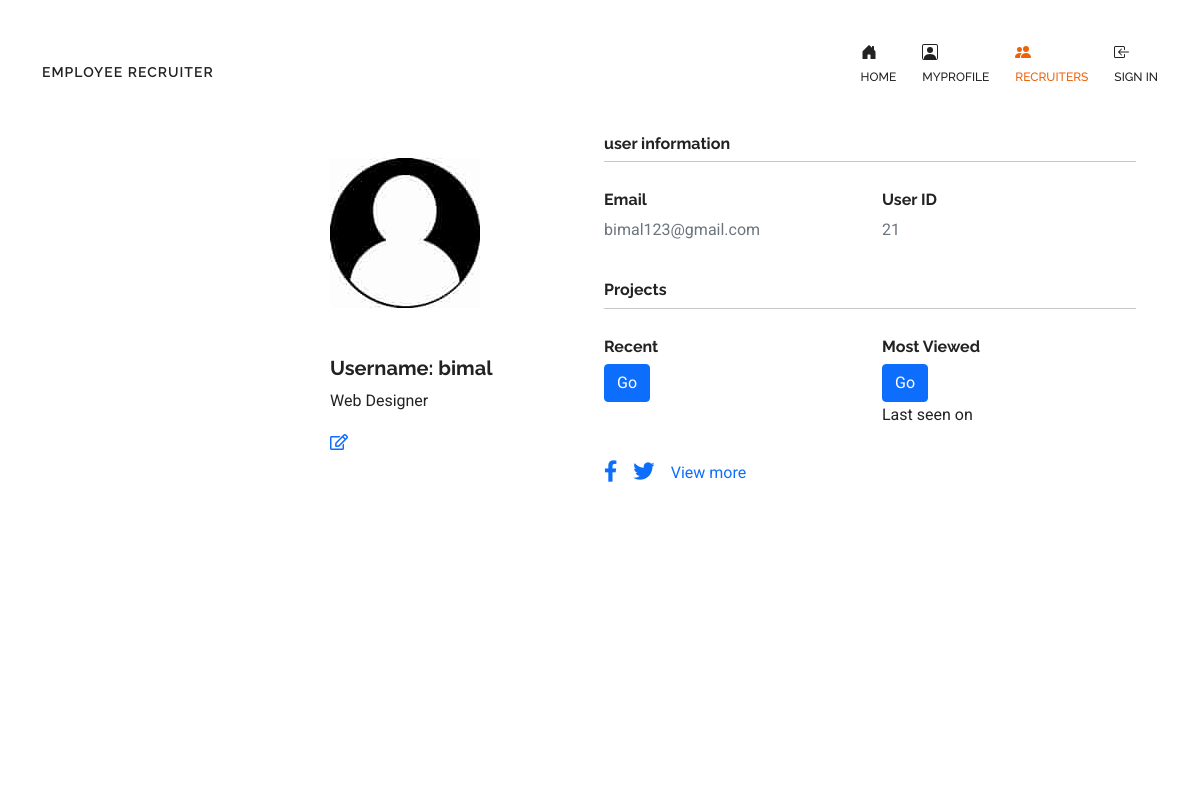
/recruiters, run on the app's committed database.
### app.py (models this page shows, shortened)
class User(UserMixin, db.Model):
    id = db.Column(db.Integer, primary_key=True)
    username = db.Column(db.String(15),unique=True)
    email = db.Column(db.String(50),unique=True)
    password = db.Column(db.String(80))
    image_file = db.Column(db.String(20), nullable=False, default="download.jpg")
    phonenumber = db.Column(db.String(50),unique=True)
    address = db.Column(db.String(50),unique=True)
    usertype = db.Column(db.String(50),unique=True)
    messages_sent = db.relationship(
        'Message',
        foreign_keys='Message.sender_id',
        backref='author',
        lazy='dynamic')
    messages_received = db.relationship(
        'Message',
        foreign_keys='Message.recipient_id',
        backref='recipient',
        lazy='dynamic')
    last_message_read_time = db.Column(db.DateTime)

### app.py (the view)
@app.route('/recruiters',methods=["GET", "POST"])
def rview():
    users = User.query.all()
    return render_template("rec.html",users=users)

### templates/rec.html (shortened to what this page needs)
{% extends "base.html" %}
{% block content %}
<header class="header-content">
  <nav class="navbar navbar-expand-lg navbar-light">
     <div class="container">
      <a class="navbar-brand logo" href="#">Employee recruiter</a>
        <div class="collapse navbar-collapse" id="navbarCollapse">
           <ul class="navbar-nav main">
              <li class="nav-item">
                 <a href="{{ url_for('index') }}" class="nav-link"> <br>Home</a>
              </li>
              <li class="nav-item">
               <a href="{{ url_for('Myprofile') }}" class="nav-link"><br>MyProfile</a>
            </li>
          <li class="nav-item">
           <a href="{{ url_for('rview') }}" class="nav-link active "><br>recruiters</a>
        </li>
       <li class="nav-item">
        <a href="{{ url_for('login') }}" class="nav-link"><br>sign in</a>
     </li>
       </ul>
        </div>
     </div>
  </nav>
</header>
<div class="split right">
    {% for user in users%}
     {% if user.usertype=="user as recruiter"%}
     <div class="row g-0" style="margin-left:30px;">
        <div class="col"
          style="border-top-left-radius: .5rem; border-bottom-left-radius: .5rem;">
          <img src="static\profilepic\{{user.image_file}}  "
            alt="Avatar" class="img-fluid my-5" style="width: 150px; align-items: center;" />
          <h5>Username: {{user.username}}</h5>
          <p>Web Designer</p>
        <a href="{{url_for('profileupdate')}}">  <i class="far fa-edit mb-5"></i></a>
        </div>
        <div class="col-md-8" style="margin-right:40px;">
          <div class="card-body p-4">
            <h6>user information</h6>
            <hr class="mt-0 mb-4">
            <div class="row pt-1">
              <div class="col-6 mb-3" style="padding-bottom:5px;">
                <h6>Email</h6>
                <p class="text-muted">{{user.email}}</p>
              </div>
              <div class="col-6 mb-3">
                <h6>User ID</h6>
                <p class="text-muted">{{user.id}}</p>
              </div>
            </div>
            <h6>Projects</h6>
            <hr class="mt-0 mb-4">
            <div class="row pt-1">
              <div class="col-6 mb-3">
                <h6>Recent</h6>
                <button class="btn btn-primary">Go</button>
              </div>
              <div class="col-6 mb-3">
                <h6>Most Viewed</h6>
                <button class="btn btn-primary">Go</button>
              <p>Last seen on</p>
              </div>
            </div>
            <div class="d-flex justify-content-start">
              <a href="#!"><i class="fab fa-facebook-f fa-lg me-3"></i></a>
              <a href="#!"><i class="fab fa-twitter fa-lg me-3"></i></a>
              <a href="{{url_for('view', username=user.username)}}">View more</a>
            </div>
          </div>
        </div>
      </div>
     {% endif %}
    {% endfor %}
</div>
{% endblock content%}

### static/css/style.css (style rules this page uses)
* { -webkit-box-sizing: border-box; -moz-box-sizing: border-box; -ms-box-sizing: border-box; -o-box-sizing: border-box; box-sizing: border-box; }
html { width: 100%; height: 100%; overflow: scroll; }
.navbar-nav { margin-left: auto; }
body { font-size: 16px; font-weight: normal !important; font-family: "Roboto", sans-serif; line-height: 26px; color: #222; }
img { max-width: 100%; height: auto; }
a { border: none; text-decoration: none; -webkit-transition: all 300ms ease-in-out; -moz-transition: all 300ms ease-in-out; -ms-transition: all 300ms ease-in-out; -o-transition: all 300ms ease-in-out; transition: all 300ms ease-in-out; }
h1, h2, h3, h4, h5, h6 { color: #222; font-weight: bold; font-family: "Raleway", sans-serif; }
ul, li { list-style: none; margin: 0px; padding: 0px; }
.mt-0 { margin-top: 0; }
header.header-content { position: absolute; width: 100%; padding-top: 30px; padding-bottom: 20px; top: 0; z-index: 999; }
nav .navbar-brand.logo { color: #fff; text-transform: uppercase; letter-spacing: 1px; font-size: 14px; padding-top: 20px; font-weight: 600; font-family: "Raleway", sans-serif; }
nav.navbar .nav-item { padding: 0 13px 0 13px; font-family: "Raleway", sans-serif; color: #fff; }
nav.navbar ul.navbar-nav li.nav-item a.nav-link { font-size: 12px; font-weight: 500; color: #fff; padding: 0; position: relative; text-transform: uppercase; }
nav.navbar ul.navbar-nav li.nav-item a.active { color: #ef6108; }
nav.navbar .nav-item:first-child { padding-left: 0; }
nav.navbar .nav-item:last-child { padding-right: 0; }

### templates/rec.html (style rules this page uses)
nav .navbar-brand.logo { color: #222; }
nav.navbar ul.navbar-nav li.nav-item a.active { color: #ef6108 !important; }
nav.navbar .nav-item { padding: 0 13px 0 13px; font-family: "Raleway", sans-serif; color: #222; }
nav.navbar ul.navbar-nav li.nav-item a.nav-link { font-size: 12px; font-weight: 500; color: #222; padding: 0; position: relative; text-transform: uppercase; }
.split { margin-top: 100px; height: 100%; width: 75%; position: fixed; z-index: 1; top: 0; overflow-x: hidden; padding-top: 10px; }
.right { right: 0; background-color: #ffffff }

### data on the page
User: image_file (picture), username "bimal", email "bimal123@gmail.com", id "21"
